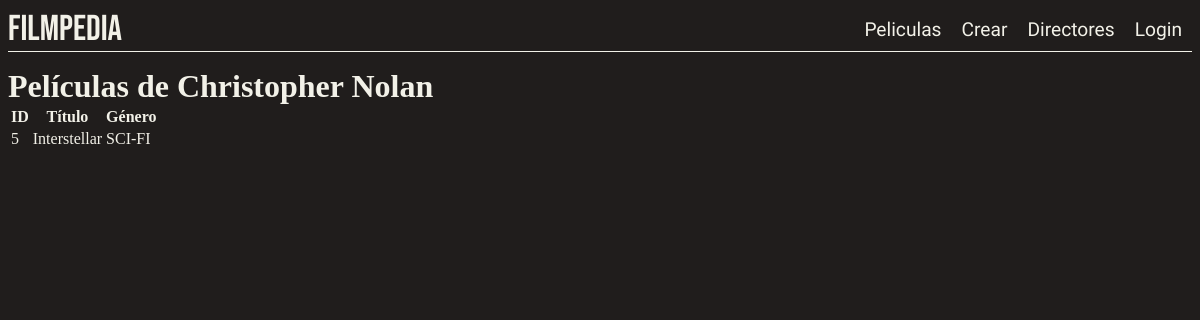
/verPeliculasDirector/4, run on the app's committed database.
### tables this page shows
CREATE TABLE `directores` (
  `id` int(11) NOT NULL,
  `nombre` varchar(255) NOT NULL,
  `imagen` varchar(50) NOT NULL
);

CREATE TABLE `peliculas` (
  `id` int(11) NOT NULL,
  `nombre` varchar(255) NOT NULL,
  `fecha_estreno` date DEFAULT NULL,
  `genero` varchar(255) DEFAULT NULL,
  `id_director` int(11) DEFAULT NULL,
  `id_categoria` int(11) DEFAULT NULL
);

### app/views/film.view.php (called while the page is built, shortened)
<?php
class FilmView
{
    public function showFilmsByDirector($peliculas, $director) {
        include_once 'templates/films.by.director.phtml';
    }
}

### app/controllers/film.controller.php (called while the page is built, shortened)
<?php
require_once 'app/models/film.model.php';
require_once 'app/views/film.view.php';
class FilmController
{
    private $model;
    private $view;
    public function __construct()
    {
        $this->model = new FilmModel();
        $this->view = new FilmView();
    }
    function showFilmsByDirector($directorID) {
        $director = $this->model->getDirectorNameById($directorID);
        $peliculas = $this->model->getFilmsByDirector($directorID);
        $this->view->showFilmsByDirector($peliculas, $director);
    }
}

### app/models/config.db.php (called while the page is built, shortened)
<?php
class ConfigModel {
    protected $db;
    public function __construct() {
        $this->db = new PDO(
            "mysql:host=".MYSQL_HOST.";dbname=".MYSQL_DB.";charset=utf8",
            MYSQL_USER,
            MYSQL_PASS
        );
        $this->deploy();
    }
    private function deploy() {
        $query = $this->db->query('SHOW TABLES');
        $tables = $query->fetchAll();
    }
}
?>

### app/models/film.model.php (called while the page is built, shortened)
<?php
require_once 'config.db.php';
class FilmModel extends ConfigModel
{
    function getFilmsByDirector($directorID) {
        $query = $this->db->prepare('SELECT * FROM peliculas WHERE id_director = ?');
        $query->execute([$directorID]);
        return $query->fetchAll(PDO::FETCH_OBJ);
    }
    function getDirectorNameById($directorID) {
        $query = $this->db->prepare('SELECT nombre FROM directores WHERE id = ?');
        $query->execute([$directorID]);
        return $query->fetch(PDO::FETCH_OBJ)->nombre;
    }
}

### templates/films.by.director.phtml (the view, shortened to what this page needs)
<?php require('layout/header.phtml') ?>
<!DOCTYPE html>
<html lang="es">
<head>
</head>
<body>
    <h1>Películas de <?= htmlspecialchars($director) ?></h1>
    <table>
        <thead>
            <tr>
                <th>ID</th>
                <th>Título</th>
                <th>Género</th>
            </tr>
        </thead>
        <tbody>
            <?php foreach ($peliculas as $pelicula): ?>
                <tr>
                    <td><?= htmlspecialchars($pelicula->id) ?></td>
                    <td><?= htmlspecialchars($pelicula->nombre) ?></td>
                    <td><?= htmlspecialchars($pelicula->genero) ?></td>
                </tr>
            <?php endforeach; ?>
        </tbody>
    </table>
</body>
</html>

### css/style.css (style rules this page uses)
body { color: #F2F1E8; background-color: #201d1c; }
h1 { margin: 0; }

### data on the page
directores: nombre "Christopher Nolan"
peliculas: id "5", nombre "Interstellar", genero "SCI-FI"
